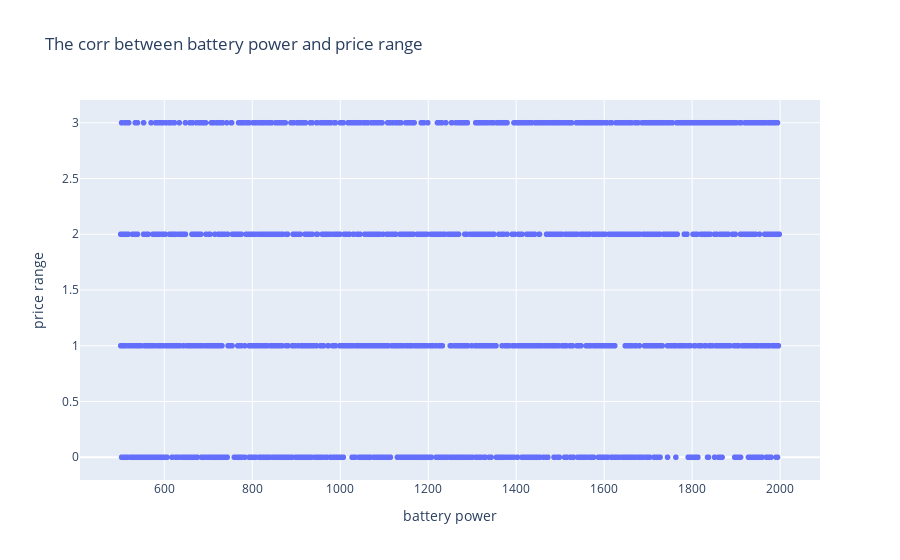

This figure's notebook cell:
### Code cell
fig = px.scatter(x= train_df['battery_power'] , y=train_df['price_range'] , title='The corr between battery power and price range')
fig.update_layout(xaxis_title= 'battery power' , yaxis_title = 'price range')
fig.show()

### Figure 1 — Plotly figure (JSON) as saved in the notebook; plotly's stock layout.template omitted (floating-point values rounded to 4 significant figures; data arrays with more than 128 entries replaced by an {"elided": "..."} marker saying what was removed)
{"data": [{"hovertemplate": "x=%{x}<br>y=%{y}<extra></extra>", "legendgroup": "", "marker": {"color": "#636efa", "symbol": "circle"}, "mode": "markers", "name": "", "showlegend": false, "type": "scattergl", "x": {"elided": "2000 int values"}, "xaxis": "x", "y": {"elided": "2000 int values"}, "yaxis": "y"}], "layout": {"legend": {"tracegroupgap": 0}, "title": {"text": "The corr between battery power and price range"}, "xaxis": {"anchor": "y", "domain": [0, 1], "title": {"text": "battery power"}}, "yaxis": {"anchor": "x", "domain": [0, 1], "title": {"text": "price range"}}}}
